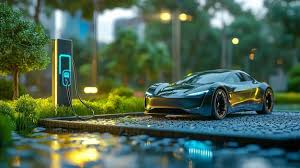
#> input picture practical/ml_practice/OpenCV/ev4.jpg, 300 x 168 px, found by its file name
$ python cv.2.py
#> lines starting #> are read from the running program, lines starting #| are printed output that depends on the picture
# accesing pixel values
import cv2 as cv
import numpy as np
import matplotlib.pyplot as plt

img=cv.imread('.venv\practical\ml_practice\OpenCV\ev4.jpg')
#> img is the input picture: shape (168, 300, 3); mean B, G, R 80.8, 100.3, 74
img1=img[50:125,125:300] # image slicing
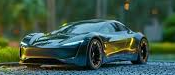
#> img1: shape (75, 175, 3); mean B, G, R 72.9, 87.1, 61

plt.imshow(img1)
plt.show()

# cv.imshow('Image',img) # in opencv it is in BGR format
# cv.waitKey(0)
# cv.destroyAllWindows()
